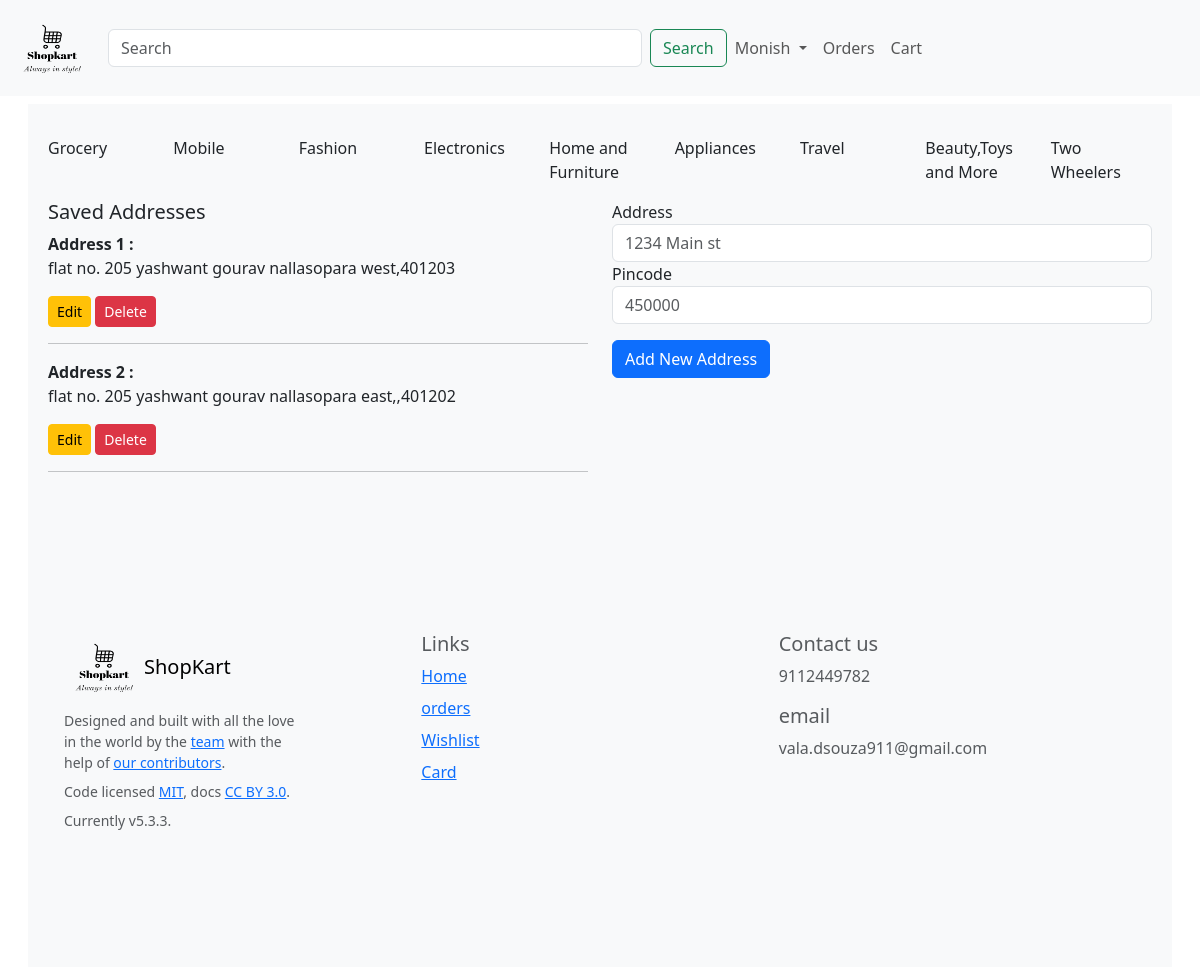
The page /address (signed in) on the database its author committed.
### app1/models.py (models this page shows)
class Address(models.Model):
    address = models.TextField()
    pincode = models.IntegerField()
    user = models.ForeignKey(User,on_delete=models.CASCADE)

### app1/views.py (the view)
# urls.py: path('address',views.address,name="address"),
def address(request):
    if request.user.is_authenticated:
        if request.method=="POST":
            new_address = request.POST['address']
            new_pincode = request.POST['pincode']
            total_addresses = Address.objects.filter(user = request.user)
            if len(total_addresses) < 3:
                add_address = Address.objects.create(user=request.user,address=new_address,pincode=new_pincode)
                add_address.save()
                return redirect('address')
            else:
                address = Address.objects.filter(user = request.user)
                return render(request,"address.html",{'address':address})
        else:
            address = Address.objects.filter(user = request.user)
            return render(request,"address.html",{'address':address})
    else:
        return redirect('signin')

### templates/address.html (shortened to what this page needs)
{% extends "base.html" %}
{% block content %}
  <div class="container-fluid">
    <div class="row">
      <div class="col">
        <h5>Saved Addresses</h5>
        {% for i in address %}
        <span><strong>Address {{forloop.counter}} :</strong></span><a href="/confirm_order/{{i.id}}" class="nav-link"><p>{{i.address}},{{i.pincode}}</p></a>
        <a href="/update_address/{{i.id}}" class="btn btn-sm btn-warning">Edit</a>
        <a href="/delete_address/{{i.id}}" class="btn btn-sm btn-danger">Delete</a>
        <hr>
        {% endfor %}
      </div>
      <div class="col">
        <form action="" method="post">
          <div class="col-12 m2">
            <label for="inputaddress">Address</label>
            <input type="text" placeholder="1234 Main st" class="form-control" name="address" {% if update_address %}value="{{update_address.address}}" {% endif %} required>
          </div>
          <div class="col-12 m2">
            <label for="inputpincode">Pincode</label>
            <input type="text" placeholder="450000" minlength="6" maxlength="6" name="pincode" {% if update_address %}value="{{update_address.pincode}}" {% endif %} class="form-control" required>
          </div>
          <div class="col-12">
            {% if update_address %}
              <button type="submit" class="btn btn-primary mt-3">Update Address</button>
            {% else %}
             <button type="submit" class="btn btn-primary mt-3">Add New Address</button>
            {% endif %}
          </div>
        </form>
      </div>
    </div>
  </div>
{% endblock content %}

### templates/base.html (shortened to what this page needs)
{% load static %}
<!DOCTYPE html>
<html lang="en">
<head>
    <link href="https://cdn.jsdelivr.net/npm/bootstrap@5.3.3/dist/css/bootstrap.min.css" rel="stylesheet">
    <link rel="stylesheet" href="{% static 'css\style.css' %}">
</head>
<body>
    {% block header %}
    <div class="container-fluid">
        <div class="row">
            <nav class="navbar navbar-expand-lg bg-body-tertiary">
                <div class="container-fluid">
                    <a class="navbar-brand" href="{% url 'index' %}"><img src="{% static 'images/Shopkart-logos_black.png' %}" alt="shopkart-logo"
                            width="80" height="70"></a>
                    <div class="collapse navbar-collapse" id="navbarSupportedContent">
                        <form class="d-flex" role="search">
                            <input class="form-control me-2" type="search" placeholder="Search" aria-label="Search"
                                size="50">
                            <button class="btn btn-outline-success" type="submit">Search</button>
                        </form>
                        <ul class="navbar-nav me-auto mb-2 mb-lg-0">
                          {% if user.is_authenticated %}
                          <li class="nav-item dropdown">
                            <a class="nav-link dropdown-toggle " href="" role="button"
                                aria-expanded="false">
                                {{user.first_name|capfirst}}
                            </a>
                        </li>
                          <li class="nav-item">
                            <a class="nav-link" aria-current="page" href="{% url 'orders' %}">Orders</a>
                        </li>
                          {% endif %}
                            <li class="nav-item">
                                <a class="nav-link" aria-current="page" href="{% url 'cart' %}">Cart</a>
                            </li>
                        </ul>
                    </div>
                </div>
            </nav>
        </div>
        <div class="row bg-body-tertiary mt-2 mx-3 p-2">
            <div class="col">
                <a href="" class="nav-link">
                    <p>Grocery</p>
                </a>
            </div>
            <div class="col">
                <a href="" class="nav-link">
                    <p>Mobile</p>
                </a>
            </div>
            <div class="col">
                <a href="" class="nav-link">
                    <p>Fashion</p>
                </a>
            </div>
            <div class="col">
                <a href="" class="nav-link">
                    <p>Electronics</p>
                </a>
            </div>
            <div class="col">
                <a href="" class="nav-link">
                    <p>Home and Furniture</p>
                </a>
            </div>
            <div class="col">
                <a href="" class="nav-link">
                    <p>Appliances</p>
                </a>
            </div>
            <div class="col">
                <a href="" class="nav-link">
                    <p>Travel</p>
                </a>
            </div>
            <div class="col">
                <a href="" class="nav-link">
                    <p>Beauty,Toys and More</p>
                </a>
            </div>
            <div class="col">
                <a href="" class="nav-link">
                    <p>Two Wheelers</p>
                </a>
            </div>
    {% endblock header %}
    {% block content %}
    {% endblock content %}
    {% block footer %}
    <div class="row">
        <footer class="bd-footer py-4 py-md-5 mt-5 bg-body-tertiary">
            <div class="container py-4 py-md-5 px-4 px-md-3 text-body-secondary">
              <div class="row">
                <div class="col-lg-3 mb-3">
                  <a class="d-inline-flex align-items-center mb-2 text-body-emphasis text-decoration-none" href="/" aria-label="Bootstrap">
                    <img src="{% static 'images/Shopkart-logos_black.png' %}" alt="shopkart-logo" width="80" height="70">
                    <span class="fs-5">ShopKart</span>
                  </a>
                  <ul class="list-unstyled small">
                    <li class="mb-2">Designed and built with all the love in the world by the <a href="/docs/5.3/about/team/"> team</a> with the help of <a href="https://github.com/twbs/bootstrap/graphs/contributors">our contributors</a>.</li>
                    <li class="mb-2">Code licensed <a href="https://github.com/twbs/bootstrap/blob/main/LICENSE" target="_blank" rel="license noopener">MIT</a>, docs <a href="https://creativecommons.org/licenses/by/3.0/" target="_blank" rel="license noopener">CC BY 3.0</a>.</li>
                    <li class="mb-2">Currently v5.3.3.</li>
                  </ul>
                </div>
                <div class="col-6 col-lg-2 offset-lg-1 mb-3">
                  <h5>Links</h5>
                  <ul class="list-unstyled">
                    <li class="mb-2"><a href="/">Home</a></li>
                    <li class="mb-2"><a href="/docs/5.3/">orders</a></li>
                    <li class="mb-2"><a href="/docs/5.3/examples/">Wishlist</a></li>
                    <li class="mb-2"><a href="https://icons.getbootstrap.com/">Card</a></li>
                  </ul>
                </div>
                <div class="col-6 col-lg-2 offset-lg-2 mb-3">
                  <h5>Contact us</h5>
                  <ul class="list-unstyled">
                    <li>9112449782</li>
                    </ul>
                    <h5>email</h5>
                    <ul class="list-unstyled">
                      <li>vala.dsouza911@gmail.com</li>
                      </ul>
                      </div>
              </div>
            </div>
          </footer>
    </div>
    {% endblock footer %}
</body>
</html>

### rows shown on the page
Address: address "flat no. 205 yashwant gourav nallasopara west", pincode "401203"
Address: address "flat no. 205 yashwant gourav nallasopara east,", pincode "401202"

### other values the page prints
{{ user.first_name|capfirst }} "Monish"
